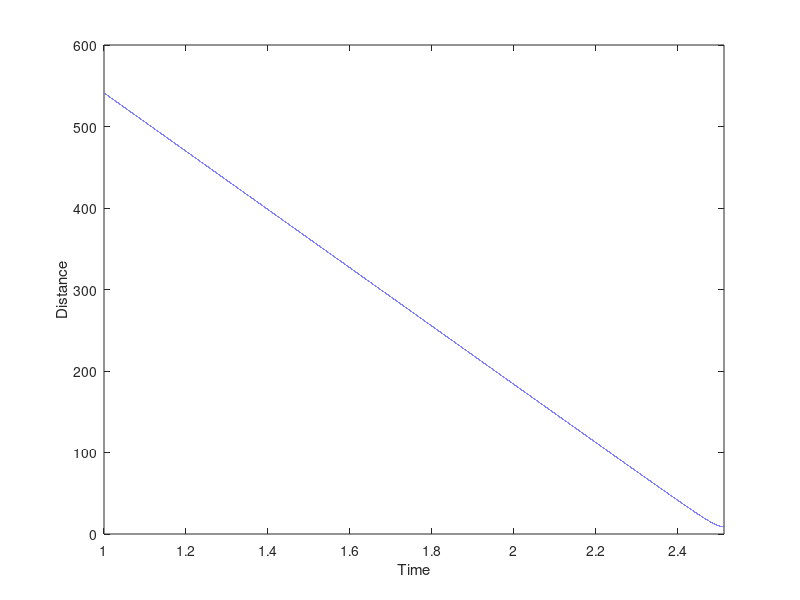

Write the MATLAB code that produced this figure.
t = 1:0.00001:3 ;
A = -800 + 320.*t ;
B = 410 - 160.*t ;
D = sqrt((A.*A)+(B.*B)) ;

[minD , minIdx] = min(D) ;
format short
minTime = t(minIdx)

% Plot the distance D as a function of time
plot(t, D) ;
xlabel('Time') ;
ylabel('Distance') ;
xlim([1 minTime])
